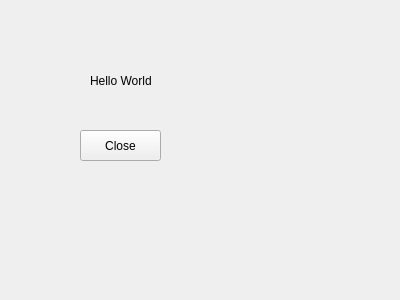
<?xml version="1.0" encoding="UTF-8"?>
<ui version="4.0">
 <class>Widget</class>
 <widget class="QWidget" name="Widget">
  <property name="geometry">
   <rect>
    <x>0</x>
    <y>0</y>
    <width>400</width>
    <height>300</height>
   </rect>
  </property>
  <property name="windowTitle">
   <string>Widget</string>
  </property>
  <widget class="QLabel" name="label">
   <property name="geometry">
    <rect>
     <x>90</x>
     <y>60</y>
     <width>91</width>
     <height>41</height>
    </rect>
   </property>
   <property name="text">
    <string>Hello World</string>
   </property>
  </widget>
  <widget class="QPushButton" name="pushButton">
   <property name="geometry">
    <rect>
     <x>80</x>
     <y>130</y>
     <width>81</width>
     <height>31</height>
    </rect>
   </property>
   <property name="text">
    <string>Close</string>
   </property>
  </widget>
 </widget>
 <layoutdefault spacing="6" margin="11"/>
 <resources/>
 <connections>
  <connection>
   <sender>pushButton</sender>
   <signal>clicked()</signal>
   <receiver>Widget</receiver>
   <slot>close()</slot>
   <hints>
    <hint type="sourcelabel">
     <x>120</x>
     <y>145</y>
    </hint>
    <hint type="destinationlabel">
     <x>199</x>
     <y>149</y>
    </hint>
   </hints>
  </connection>
 </connections>
</ui>
